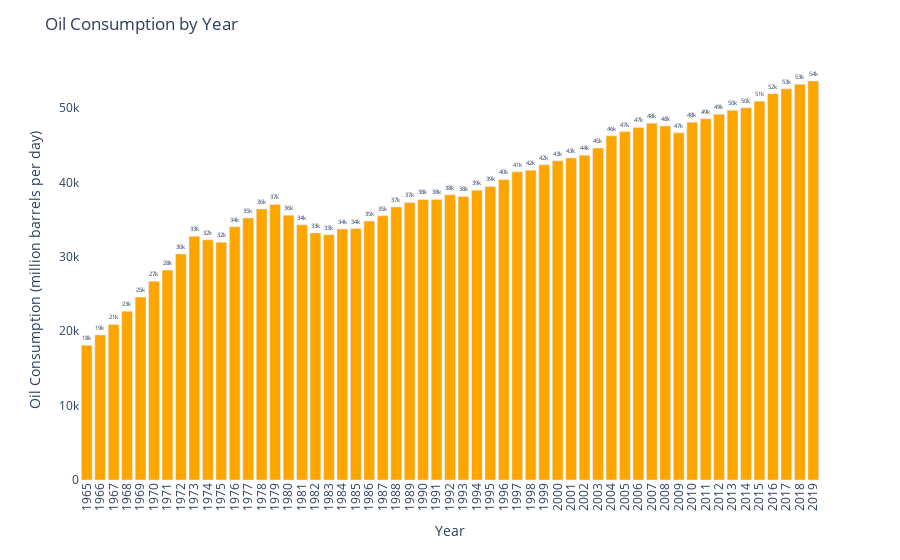

Notebook source saved alongside this figure:
### Code cell
# Create a bar plot using the Plotly Express library
fig = px.bar(oil_consumption_df[oil_consumption_df['country']=='World'], x='year', y='oil_consumption', 
             color_discrete_sequence=['orange'], text='oil_consumption')

fig.update_traces(textfont_size=12, textangle=0, textposition="outside", cliponaxis=False, texttemplate='%{y:.2s}')


# Customize the plot's appearance
fig.update_layout(
    title='Oil Consumption by Year',
    xaxis_title='Year',
    yaxis_title='Oil Consumption (million barrels per day)',
    plot_bgcolor='white',
    xaxis=dict(
        tickmode='linear',
        dtick=1,
        tickangle=270
    ),
    hoverlabel=dict(
        
    )

)


fig.show()

### Figure 1 — Plotly figure (JSON) as saved in the notebook; plotly's stock layout.template omitted (floating-point values rounded to 4 significant figures)
{"data": [{"alignmentgroup": "True", "cliponaxis": false, "hovertemplate": "year=%{x}<br>oil_consumption=%{text}<extra></extra>", "legendgroup": "", "marker": {"color": "orange", "pattern": {"shape": ""}}, "name": "", "offsetgroup": "", "orientation": "v", "showlegend": false, "text": [18110.0, 19500.0, 20890.0, 22680.0, 24580.0, 26710.0, 28200.0, 30380.0, 32750.0, 32270.0, 31950.0, 34030.0, 35210.0, 36430.0, 37020.0, 35580.0, 34300.0, 33200.0, 32970.0, 33740.0, 33790.0, 34800.0, 35500.0, 36700.0, 37300.0, 37690.0, 37690.0, 38340.0, 38100.0, 38930.0, 39440.0, 40380.0, 41410.0, 41620.0, 42370.0, 42900.0, 43280.0, 43640.0, 44610.0, 46260.0, 46820.0, 47370.0, 47960.0, 47570.0, 46650.0, 48090.0, 48550.0, 49160.0, 49690.0, 50010.0, 50890.0, 51920.0, 52570.0, 53180.0, 53620.0], "textangle": 0, "textfont": {"size": 12}, "textposition": "outside", "texttemplate": "%{y:.2s}", "type": "bar", "x": [1965, 1966, 1967, 1968, 1969, 1970, 1971, 1972, 1973, 1974, 1975, 1976, 1977, 1978, 1979, 1980, 1981, 1982, 1983, 1984, 1985, 1986, 1987, 1988, 1989, 1990, 1991, 1992, 1993, 1994, 1995, 1996, 1997, 1998, 1999, 2000, 2001, 2002, 2003, 2004, 2005, 2006, 2007, 2008, 2009, 2010, 2011, 2012, 2013, 2014, 2015, 2016, 2017, 2018, 2019], "xaxis": "x", "y": [18110.0, 19500.0, 20890.0, 22680.0, 24580.0, 26710.0, 28200.0, 30380.0, 32750.0, 32270.0, 31950.0, 34030.0, 35210.0, 36430.0, 37020.0, 35580.0, 34300.0, 33200.0, 32970.0, 33740.0, 33790.0, 34800.0, 35500.0, 36700.0, 37300.0, 37690.0, 37690.0, 38340.0, 38100.0, 38930.0, 39440.0, 40380.0, 41410.0, 41620.0, 42370.0, 42900.0, 43280.0, 43640.0, 44610.0, 46260.0, 46820.0, 47370.0, 47960.0, 47570.0, 46650.0, 48090.0, 48550.0, 49160.0, 49690.0, 50010.0, 50890.0, 51920.0, 52570.0, 53180.0, 53620.0], "yaxis": "y"}], "layout": {"barmode": "relative", "legend": {"tracegroupgap": 0}, "margin": {"t": 60}, "plot_bgcolor": "white", "title": {"text": "Oil Consumption by Year"}, "xaxis": {"anchor": "y", "domain": [0, 1], "dtick": 1, "tickangle": -90, "tickmode": "linear", "title": {"text": "Year"}}, "yaxis": {"anchor": "x", "domain": [0, 1], "title": {"text": "Oil Consumption (million barrels per day)"}}}}
